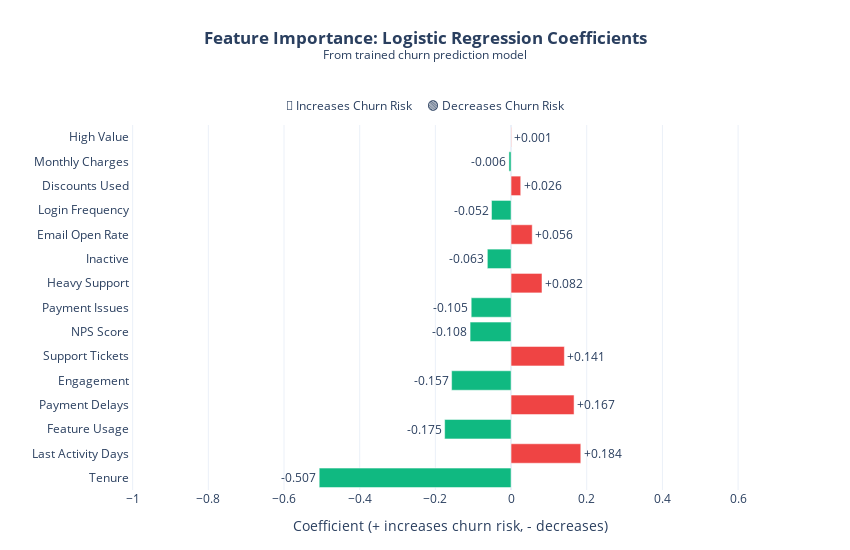
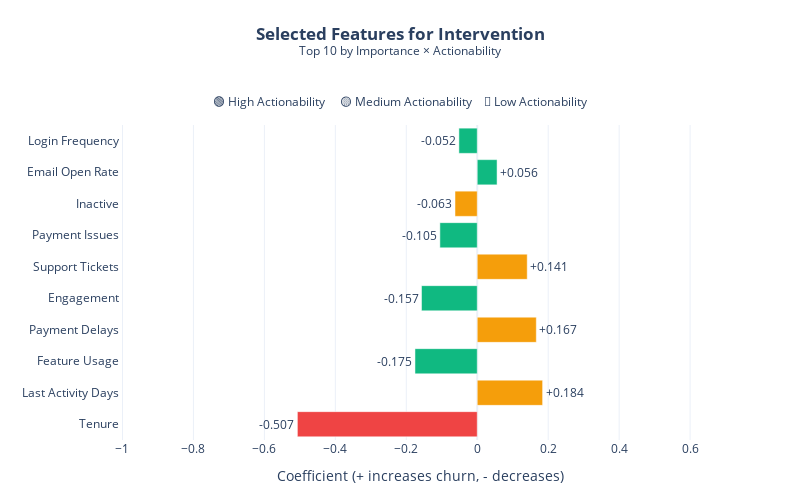

Here is the notebook cell these charts were saved with, in order:
### Code cell
# ============================================================
# FEATURE IMPORTANCE & SELECTION
# ============================================================
import plotly.graph_objects as go
import os

print("=" * 60)
print("📊 FEATURE IMPORTANCE ANALYSIS")
print("=" * 60)

# ============================================================
# STEP 1: Extract Feature Importance from TRAINED Model
# ============================================================

if 'CHURN_MODEL' not in globals():
    raise NameError("❌ CHURN_MODEL not found. Please run Cell 7 (Model Training) first.")

print(f"\n✅ Using trained model: {type(CHURN_MODEL).__name__}")
print(f"   Features: {len(CHURN_FEATURES_LIST)}")

# Extract standardized coefficients 
coefficients = dict(zip(CHURN_FEATURES_LIST, CHURN_MODEL.coef_[0]))

# Sort by absolute value (importance)
coefficients_sorted = dict(sorted(coefficients.items(), 
                                  key=lambda x: abs(x[1]), reverse=True))

print(f"\n📊 Feature Coefficients (from trained Logistic Regression):")
print("-" * 60)
print(f"{'Feature':<30} {'Coefficient':<12} {'Direction':<15}")
print("-" * 60)
for feat, coef in coefficients_sorted.items():
    direction = "↑ increases churn" if coef > 0 else "↓ decreases churn"
    print(f"{feat:<30} {coef:>+10.4f}   {direction}")

# ============================================================
# STEP 2: Visualize ALL Feature Importances
# ============================================================
print(f"\n" + "=" * 60)
print("📊 VISUALIZING FEATURE IMPORTANCES")
print("=" * 60)

# Create viz directory
VIZ_DIR = CONFIG['paths']['viz_dir']
os.makedirs(VIZ_DIR, exist_ok=True)

# Display names for visualization
ALL_FEATURE_DISPLAY_NAMES = {
    'tenure_months': 'Tenure', 'monthly_charges': 'Monthly Charges',
    'login_frequency_monthly': 'Login Frequency', 'feature_usage_pct': 'Feature Usage',
    'support_tickets_90d': 'Support Tickets', 'payment_delays_12m': 'Payment Delays',
    'discount_count': 'Discounts Used', 'nps_score': 'NPS Score',
    'email_open_rate': 'Email Open Rate', 'last_activity_days': 'Last Activity Days',
    'engagement_score': 'Engagement', 'is_high_value': 'High Value',
    'has_payment_issues': 'Payment Issues', 'is_heavy_support_user': 'Heavy Support',
    'is_inactive': 'Inactive'
}

features_display = [ALL_FEATURE_DISPLAY_NAMES.get(f, f) for f in coefficients_sorted.keys()]
coef_values = list(coefficients_sorted.values())
colors_all = ['#EF4444' if c > 0 else '#10B981' for c in coef_values]

fig_all = go.Figure(go.Bar(
    x=coef_values, y=features_display, orientation='h',
    marker_color=colors_all, 
    text=[f'{c:+.3f}' for c in coef_values],
    textposition='outside'
))

fig_all.update_layout(
    title={
        'text': '<b>Feature Importance: Logistic Regression Coefficients</b><br><sup>From trained churn prediction model</sup><br><br><span style="font-size:12px">🔴 Increases Churn Risk     🟢 Decreases Churn Risk</span>',
        'x': 0.5,
        'xanchor': 'center',
        'y': 0.92,
        'yanchor': 'top'
    },
    xaxis_title='Coefficient (+ increases churn risk, - decreases)',
    template='plotly_white', 
    height=550,
    width=850,
    margin=dict(l=130, r=80, t=125, b=60),  # Increased TOP margin for legend in title
    xaxis=dict(range=[min(coef_values) - 0.5, max(coef_values) + 0.5])
)

fig_all.show()

# Save PNG
try:
    fig_all.write_image(f"{VIZ_DIR}/all_feature_importance.png", width=850, height=550, scale=2)
    print(f"💾 Saved: {VIZ_DIR}/all_feature_importance.png")
except Exception as e:
    print(f"⚠️ Could not save PNG: {e}")

# ============================================================
# STEP 3: Define Business Actionability
# ============================================================
print(f"\n" + "=" * 60)
print("🎯 ACTIONABILITY ASSESSMENT")
print("=" * 60)

# Actionability scores based on business ability to influence
FEATURE_ACTIONABILITY = {
    # High (3) - Direct, immediate action possible
    'has_payment_issues': 3,        # Send payment reminder
    'engagement_score': 3,          # Re-engagement campaign
    'feature_usage_pct': 3,         # Training/onboarding
    'email_open_rate': 3,           # Improve email content
    'login_frequency_monthly': 3,   # Feature announcements
    
    # Medium (2) - Partial influence
    'support_tickets_90d': 2,       # Improve support quality
    'last_activity_days': 2,        # Nudge emails
    'is_inactive': 2,               # Re-activation campaign
    'discount_count': 2,            # Strategic discounts
    'payment_delays_12m': 2,        # Payment plans
    
    # Low (1) - Cannot directly change
    'nps_score': 1,                 # Lagging indicator
    'tenure_months': 1,             # Historical
    'monthly_charges': 1,           # Pricing constraints
    'is_high_value': 1,             # Derived metric
    'is_heavy_support_user': 1      # Symptom, not cause
}

ACTIONABILITY_LABELS = {3: 'High', 2: 'Medium', 1: 'Low'}
ACTIONABILITY_COLORS = {3: '#10B981', 2: '#F59E0B', 1: '#EF4444'}

print(f"\nActionability Scores (Business Impact Potential):")
print("-" * 50)
for level in [3, 2, 1]:
    print(f"\n{ACTIONABILITY_LABELS[level]} Actionability:")
    for feat, score in FEATURE_ACTIONABILITY.items():
        if score == level and feat in CHURN_FEATURES_LIST:
            print(f"   • {feat}")

# ============================================================
# STEP 4: Combine Importance × Actionability
# ============================================================
print(f"\n" + "=" * 60)
print("⚖️ COMBINED SCORING: Importance × Actionability")
print("=" * 60)

feature_scores = {}
for feat in CHURN_FEATURES_LIST:
    coef = coefficients[feat]
    importance = abs(coef)
    actionability = FEATURE_ACTIONABILITY.get(feat, 1)
    combined_score = importance * actionability
    feature_scores[feat] = {
        'coefficient': coef,
        'importance': importance,
        'actionability': actionability,
        'actionability_label': ACTIONABILITY_LABELS[actionability],
        'combined_score': combined_score
    }

# Sort by combined score
feature_scores_sorted = dict(sorted(
    feature_scores.items(),
    key=lambda x: x[1]['combined_score'],
    reverse=True
))

print(f"\n{'Feature':<28} {'|Coef|':<10} {'Action':<8} {'Combined':<10}")
print("-" * 60)
for feat, scores in feature_scores_sorted.items():
    print(f"{feat:<28} {scores['importance']:<10.4f} {scores['actionability_label']:<8} {scores['combined_score']:<10.4f}")

# ============================================================
# STEP 5: Select Top Features for Intervention Agent
# ============================================================
print(f"\n" + "=" * 60)
print("✅ FINAL FEATURE SELECTION")
print("=" * 60)

TOP_N_FEATURES = 10
SELECTED_FEATURES = list(feature_scores_sorted.keys())[:TOP_N_FEATURES]
FEATURE_WEIGHTS = {feat: round(coefficients[feat], 4) for feat in SELECTED_FEATURES}

print(f"\n📊 Top {TOP_N_FEATURES} Features (for Predictive Agent):")
print("-" * 50)
for i, (feat, weight) in enumerate(FEATURE_WEIGHTS.items(), 1):
    direction = "↑ churn" if weight > 0 else "↓ churn"
    action = feature_scores[feat]['actionability_label']
    print(f"   {i:2}. {feat:<28} {weight:>+.4f}  [{action}]")

# ============================================================
# STEP 6: Visualize Selected Features (LEGEND AT TOP)
# ============================================================
features_final = [ALL_FEATURE_DISPLAY_NAMES.get(f, f) for f in SELECTED_FEATURES]
weights_final = [FEATURE_WEIGHTS[f] for f in SELECTED_FEATURES]
action_final = [feature_scores[f]['actionability_label'] for f in SELECTED_FEATURES]

# Sort by absolute weight for display
sorted_data = sorted(zip(features_final, weights_final, action_final), 
                     key=lambda x: abs(x[1]), reverse=True)
features_sorted = [d[0] for d in sorted_data]
weights_sorted = [d[1] for d in sorted_data]
action_sorted = [d[2] for d in sorted_data]

colors_final = []
for a in action_sorted:
    if a == 'High': colors_final.append('#10B981')
    elif a == 'Medium': colors_final.append('#F59E0B')
    else: colors_final.append('#EF4444')

fig_selected = go.Figure(go.Bar(
    x=weights_sorted, y=features_sorted, orientation='h',
    marker_color=colors_final, 
    text=[f'{w:+.3f}' for w in weights_sorted],
    textposition='outside'
))

fig_selected.update_layout(
    title={
        'text': f'<b>Selected Features for Intervention</b><br><sup>Top {TOP_N_FEATURES} by Importance × Actionability</sup><br><br><span style="font-size:12px">🟢 High Actionability     🟡 Medium Actionability    🔴 Low Actionability</span>',
        'x': 0.5,
        'xanchor': 'center',
        'y': 0.92,
        'yanchor': 'top'
    },
    xaxis_title='Coefficient (+ increases churn, - decreases)',
    template='plotly_white', 
    height=500,
    width=800,
    margin=dict(l=120, r=80, t=125, b=60),  # Increased TOP margin for legend in title
    xaxis=dict(range=[min(weights_sorted) - 0.5, max(weights_sorted) + 0.5])
)

fig_selected.show()

# Save PNG
try:
    fig_selected.write_image(f"{VIZ_DIR}/feature_weights.png", width=800, height=500, scale=2)
    print(f"💾 Saved: {VIZ_DIR}/feature_weights.png")
except Exception as e:
    print(f"⚠️ Could not save PNG: {e}")

print(f"\n✅ FEATURE SELECTION COMPLETE")
print(f"   {len(FEATURE_WEIGHTS)} features selected for Predictive Agent")
print(f"   Model coefficients from: CHURN_MODEL (trained Logistic Regression)")

### Figure 1 — Plotly figure (JSON) as saved in the notebook; plotly's stock layout.template omitted (floating-point values rounded to 4 significant figures)
{"data": [{"marker": {"color": ["#10B981", "#EF4444", "#10B981", "#EF4444", "#10B981", "#EF4444", "#10B981", "#10B981", "#EF4444", "#10B981", "#EF4444", "#10B981", "#EF4444", "#10B981", "#EF4444"]}, "orientation": "h", "text": ["-0.507", "+0.184", "-0.175", "+0.167", "-0.157", "+0.141", "-0.108", "-0.105", "+0.082", "-0.063", "+0.056", "-0.052", "+0.026", "-0.006", "+0.001"], "textposition": "outside", "type": "bar", "x": [-0.507, 0.1843, -0.1755, 0.1665, -0.1571, 0.1409, -0.1083, -0.1053, 0.08172, -0.06267, 0.05593, -0.05168, 0.02555, -0.005584, 0.0008969], "y": ["Tenure", "Last Activity Days", "Feature Usage", "Payment Delays", "Engagement", "Support Tickets", "NPS Score", "Payment Issues", "Heavy Support", "Inactive", "Email Open Rate", "Login Frequency", "Discounts Used", "Monthly Charges", "High Value"]}], "layout": {"height": 550, "margin": {"b": 60, "l": 130, "r": 80, "t": 125}, "title": {"text": "<b>Feature Importance: Logistic Regression Coefficients</b><br><sup>From trained churn prediction model</sup><br><br><span style=\"font-size:12px\">🔴 Increases Churn Risk     🟢 Decreases Churn Risk</span>", "x": 0.5, "xanchor": "center", "y": 0.92, "yanchor": "top"}, "width": 850, "xaxis": {"range": [-1.007, 0.6843], "title": {"text": "Coefficient (+ increases churn risk, - decreases)"}, "type": "linear"}, "yaxis": {"autorange": true, "range": [-0.5, 14.5], "type": "category"}}}

### Figure 2 — Plotly figure (JSON) as saved in the notebook; plotly's stock layout.template omitted (floating-point values rounded to 4 significant figures)
{"data": [{"marker": {"color": ["#EF4444", "#F59E0B", "#10B981", "#F59E0B", "#10B981", "#F59E0B", "#10B981", "#F59E0B", "#10B981", "#10B981"]}, "orientation": "h", "text": ["-0.507", "+0.184", "-0.175", "+0.167", "-0.157", "+0.141", "-0.105", "-0.063", "+0.056", "-0.052"], "textposition": "outside", "type": "bar", "x": [-0.507, 0.1843, -0.1755, 0.1665, -0.1571, 0.1409, -0.1053, -0.0627, 0.0559, -0.0517], "y": ["Tenure", "Last Activity Days", "Feature Usage", "Payment Delays", "Engagement", "Support Tickets", "Payment Issues", "Inactive", "Email Open Rate", "Login Frequency"]}], "layout": {"height": 500, "margin": {"b": 60, "l": 120, "r": 80, "t": 125}, "title": {"text": "<b>Selected Features for Intervention</b><br><sup>Top 10 by Importance × Actionability</sup><br><br><span style=\"font-size:12px\">🟢 High Actionability     🟡 Medium Actionability    🔴 Low Actionability</span>", "x": 0.5, "xanchor": "center", "y": 0.92, "yanchor": "top"}, "width": 800, "xaxis": {"range": [-1.007, 0.6843], "title": {"text": "Coefficient (+ increases churn, - decreases)"}, "type": "linear"}, "yaxis": {"autorange": true, "range": [-0.5, 9.5], "type": "category"}}}
